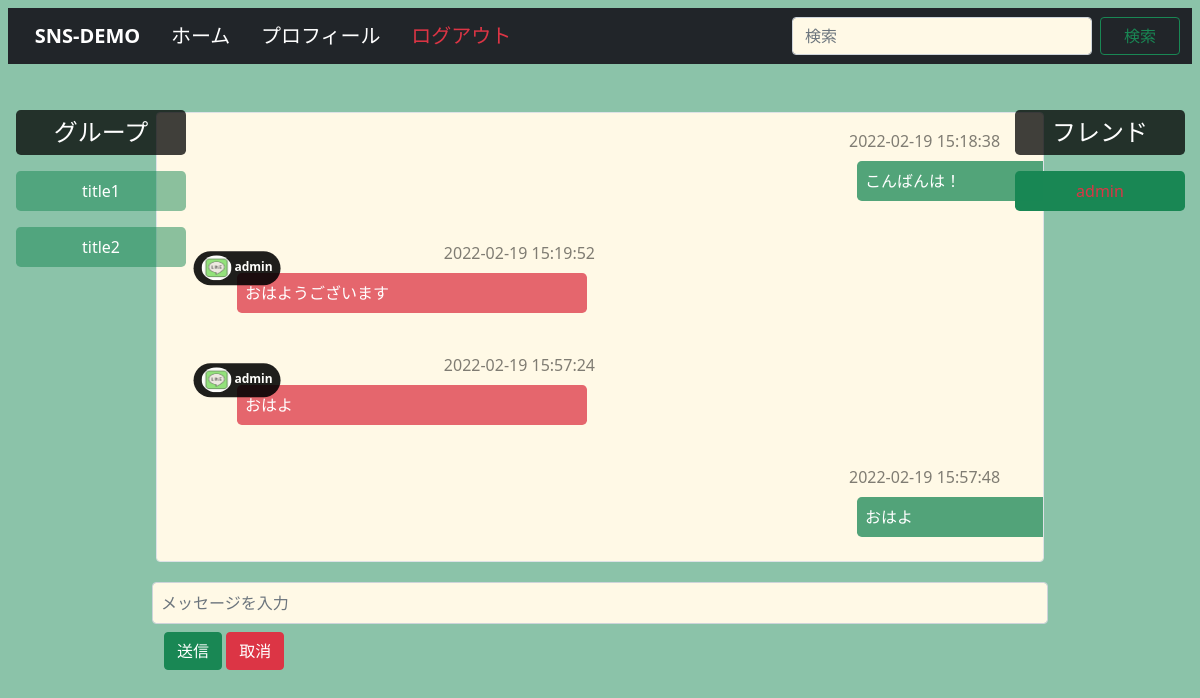
The app's page /app/friend_chat/b5b771cf-0973-4798-8959-98a34b4419f6/ (signed in) with its own data.
### app/models.py (models this page shows, shortened)
class Group(models.Model):
    id = models.UUIDField(default=uuid.uuid4, primary_key=True)
    owner = models.ForeignKey(get_user_model(), on_delete=models.CASCADE,  related_name='group_owner')
    member = models.ManyToManyField(get_user_model(), related_name='group_member')
    title = models.CharField(max_length=30)
    icon = models.ImageField(null=True, blank=True)
    def __str__(self):
        return self.title

class Message(models.Model):
    id = models.UUIDField(default=uuid.uuid4, primary_key=True)
    owner = models.ForeignKey(get_user_model(), on_delete=models.CASCADE)
    profile = models.ForeignKey(Profile, on_delete=models.CASCADE, null=True)
    friend = models.CharField(max_length=30, null=True, blank=True)
    content = models.TextField(max_length=1000)
    good_count = models.PositiveIntegerField(default=0)
    share_count = models.PositiveIntegerField(default=0)
    group = models.ForeignKey(Group, on_delete=models.CASCADE, null=True)
    created_at = models.DateTimeField(auto_now_add=True)

class Profile(models.Model):
    id = models.UUIDField(default=uuid.uuid4, primary_key=True)
    user = models.OneToOneField(get_user_model(), on_delete=models.CASCADE)
    nick_name = models.CharField(max_length=20)
    icon = models.ImageField(upload_to='../media/images/', default='images/unknown.jpeg', null=True, blank=True)
    one_mes = models.TextField(max_length=100)
    created_at = models.DateTimeField(auto_now_add=True)
    updated_at = models.DateTimeField(auto_now=True)

### app/views.py (the view)
# urls.py: path('friend_chat/<str:pk>/', views.friend_chat, name='friend_chat'),
@login_required
def friend_chat(request, pk):
    request.session['friend_pk'] = pk
    user = get_user_model().objects.get(email=request.user)
    friend = Friend.objects.get(id=pk)
    in_speaking_friend = friend
    all_group = user.group_member.all()
    all_friend = Friend.objects.filter(Q(send_from=user.id) | Q(send_to=user.id))
    all_friend = all_friend.filter(promise_flag=True)
    profile = Profile.objects.filter(user=request.user)
    if friend.send_from != request.user:
        friend_profile = Profile.objects.filter(user=friend.send_from)
    else:
        friend_profile = Profile.objects.filter(user=friend.send_to)
    if request.method == 'POST':
        if profile:
            form = ChatForm(request.POST)
            content = request.POST.get('content')
            if form.is_valid():
                Message.objects.create(owner=request.user,
                                       content=content,
                                       friend=friend.id,
                                       profile=profile[0]
                                       )
            mes = Message.objects.filter(friend=friend.id)
            for i in mes:
                print('icon is ' + str(i.profile.icon))
            return render(request, 'page/chat.html', {'form': ChatForm(request.POST),
                                                      'mes': mes,
                                                      'all_group': all_group,
                                                      'in_speaking_friend': in_speaking_friend,
                                                      'all_friend': all_friend,
                                                      'profile': profile[0],
                                                      'friend_profile': friend_profile[0]})
        else:
            messages.error(request, 'プロフィール情報を登録してから、チャットに参加しましょう')
            return redirect('friend_chat')
    else:
        mes = Message.objects.filter(friend=friend.id)
        return render(request, 'page/chat.html', {'form': ChatForm(),
                                                  'mes': mes,
                                                  'all_group': all_group,
                                                  'in_speaking_friend': in_speaking_friend,
                                                  'all_friend': all_friend,
                                                  'profile': profile[0],
                                                  'friend_profile': friend_profile[0]})

### app/forms.py
class ChatForm(forms.Form):
    content = forms.CharField(widget=forms.Textarea(), label='メッセージ')

### account/models.py (called while the page is built)
    def __str__(self):
        return self.email

### template/page/chat.html (shortened to what this page needs)
{% extends 'base/base.html' %}
{% block main %}
{% if 'friend_chat' in request.path %}
<div class="d-flex flex-column" style="position: absolute;top: 110px;align-items: center;">
    <h4 class="rounded-3 bg-black p-2 text-white bg-opacity-75" style="text-align: center;max-width: 300px; min-width: 170px;">グループ</h4>
    {% for target in all_group %}
        <a href="{% url 'group_chat' pk=target.id %}" class="text-decoration-none text-black p-2">
            <div>
                <div class="d-flex flex-row rounded-3 bg-success p-2 text-white bg-opacity-50 justify-content-center"style="text-align: center;max-width: 300px; min-width: 170px;">
                    {{ target }}
                </div>
            </div>
        </a>
    {% endfor %}
</div>
<div class="d-flex flex-column" style="position: absolute;top: 110px;right: 7px;align-items: center;">
    <h4 class="rounded-3 bg-black p-2 text-white bg-opacity-75" style="text-align: center;max-width: 300px; min-width: 170px;">フレンド</h4>
    {% for target in all_friend %}
        {% if target.send_to == request.user %}
            {% if target == in_speaking_friend %}
                <a href="{% url 'friend_chat' pk=target.id %}" class="text-decoration-none text-black p-2">
                    <div class="rounded-3 bg-success p-2 text-danger" style="text-align: center;max-width: 300px; min-width: 170px;">{{ target.profile_send_from.nick_name }}</div>
                </a>
            {% else %}
                <a href="{% url 'friend_chat' pk=target.id %}" class="text-decoration-none text-black p-2">
                    <div class="rounded-3 bg-success p-2 text-white bg-opacity-50" style="text-align: center;max-width: 300px; min-width: 170px;">{{ target.profile_send_from.nick_name }}</div>
                </a>
            {% endif %}
        {% endif %}
    {% endfor %}
</div>
<div id="scroll-box" class="rounded mx-auto p-2 d-flex align-items-start flex-column bd-highlight mb-2 border mt-5" style="width: 75%;background-color: #FFF9E6;height: 450px;">
    <div class="mb-auto p-2 bd-highlight" style="height: 1000px;display: block;">
    {% for item in mes %}
        {% if item.owner == request.user %}
            <div class="d-flex flex-row align-items-center" style="position: relative;left: 660px;">
                <div class="d-flex flex-column m-3">
                    <div class="d-flex flex-row justify-content-between">
                        <div class="text-black-50">
                            {{ item.created_at|date:"Y-m-j H:i:s" }}
                        </div>
                    </div>
                    <div class="rounded-3 bg-success p-2 text-white bg-opacity-75 m-2" style="position: relative;max-width: 350px; min-width: 350px;">
                        {{ item.content }}
                    </div>
                </div>
            </div>
        {% else %}
            <div class="d-flex flex-row align-items-center" style="position: relative;left: 40px;">
                <div class="d-flex flex-column m-3">
                    <div class="d-flex flex-row justify-content-between">
                        <div class="text-black-50">
                            {{ item.created_at|date:"Y-m-j H:i:s" }}
                        </div>
                    </div>
                    <div class="rounded-3 bg-danger p-2 text-white bg-opacity-75 m-2" style="position: relative;left: 0px;max-width: 350px; min-width: 350px;">
                        {{ item.content }}
                        <span class="position-absolute start-0 translate-middle badge rounded-pill bg-black" style="opacity: 88%;top: -12%;">
                          {% if item.profile.icon is None or item.profile.icon == '' %}
                              <img src="/media/images/unknown.jpeg" style="width: 30px;height: 25px;border-radius: 100%;"/>
                          {% else %}
                              <img src="/media/images/{{ item.profile.icon }}" style="width: 30px;height: 25px;border-radius: 100%;"/>
                          {% endif %}
                          {{ item.profile.nick_name }}
                        </span>
                    </div>
                </div>
            </div>
        {% endif %}
    {% endfor %}
  </div>
</div>
<form method="post">
<div class="mb-3 p-2 bd-highlight w-75 mx-auto" style="margin-top: 30px;position: relative;bottom: 18px;">
  {% for item in form %}
      <div class="row mb-2 form-group">
          <input
              type="{{item.field.widget.input_type}}"
              class="w-200 p-2 form-control"
              {% if item.field.required %}required{% endif %}
              name="{{item.name}}"
              id="{{item.id_for_label}}"
              placeholder="メッセージを入力"
              style="background-color: #FFF9E6;"
              rows="3">
      </div>
  {% endfor %}
    <button type="submit" class="btn btn-success">送信</button>
    <a class="btn btn-danger text-decoration-none text-white" href="{% url 'friend_chat_delete' %}">取消</a>
</div>
</form>
{% endif %}
{% endblock %}

### static/css/base.css (style rules this page uses)
body { font-family: 'Oswald', sans-serif; color:#630; line-height:25px; font-size:0.95em; }

### static/css/home.css (style rules this page uses)
#body-container { width: 100%; height: 100vh; overflow-y: scroll; -ms-overflow-style: none; }

### static/css/chat.css (style rules this page uses)
#scroll-box { overflow-y: scroll; -ms-overflow-style: none; }

### records on screen
Group: title "title1"
Group: title "title2"
Message: created_at "2022-02-19 15:18:38", content "こんばんは！"
Message: created_at "2022-02-19 15:19:52", content "おはようございます", profile.icon (picture), profile.nick_name "admin"
Message: created_at "2022-02-19 15:57:24", content "おはよ", profile.icon (picture), profile.nick_name "admin"
Message: created_at "2022-02-19 15:57:48", content "おはよ"
